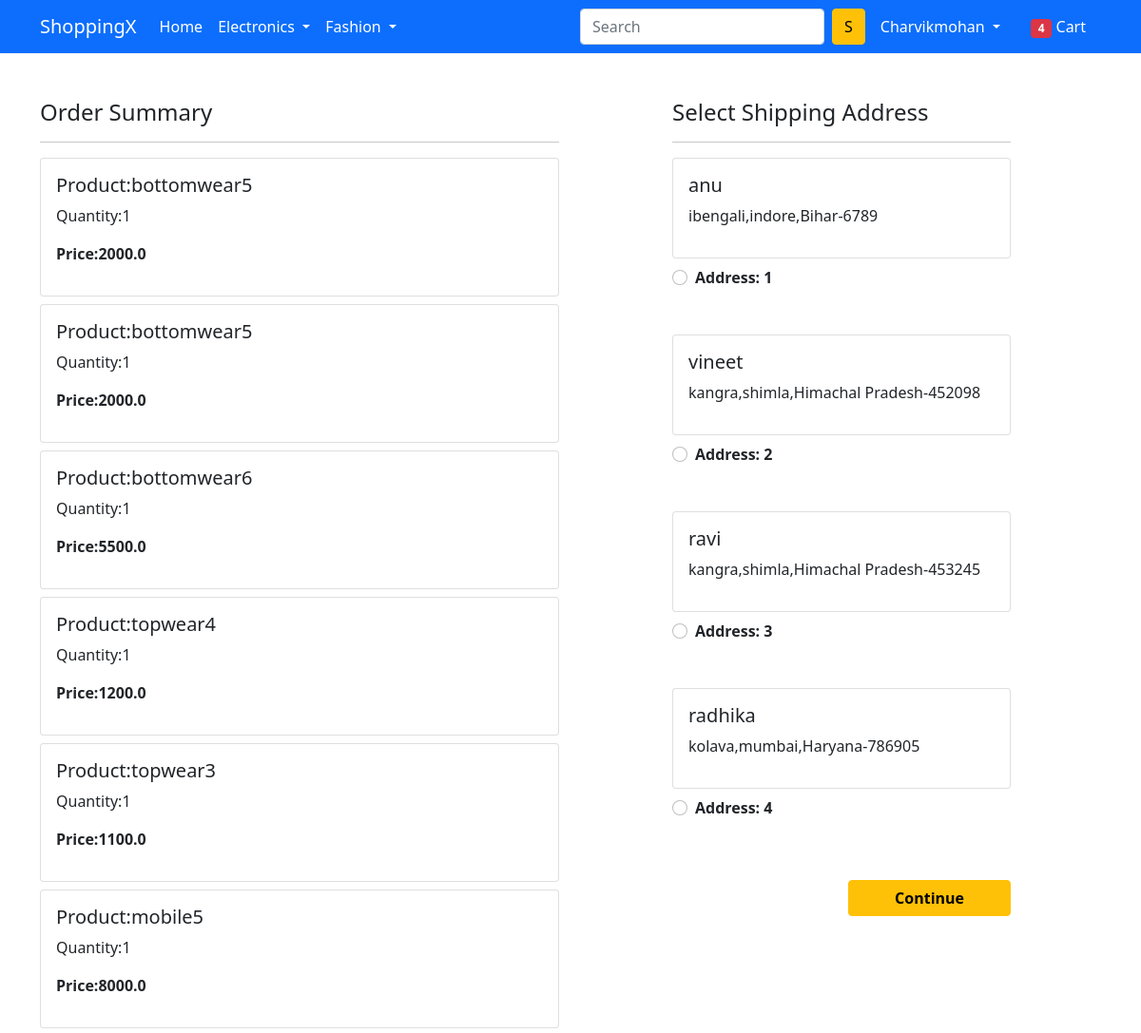
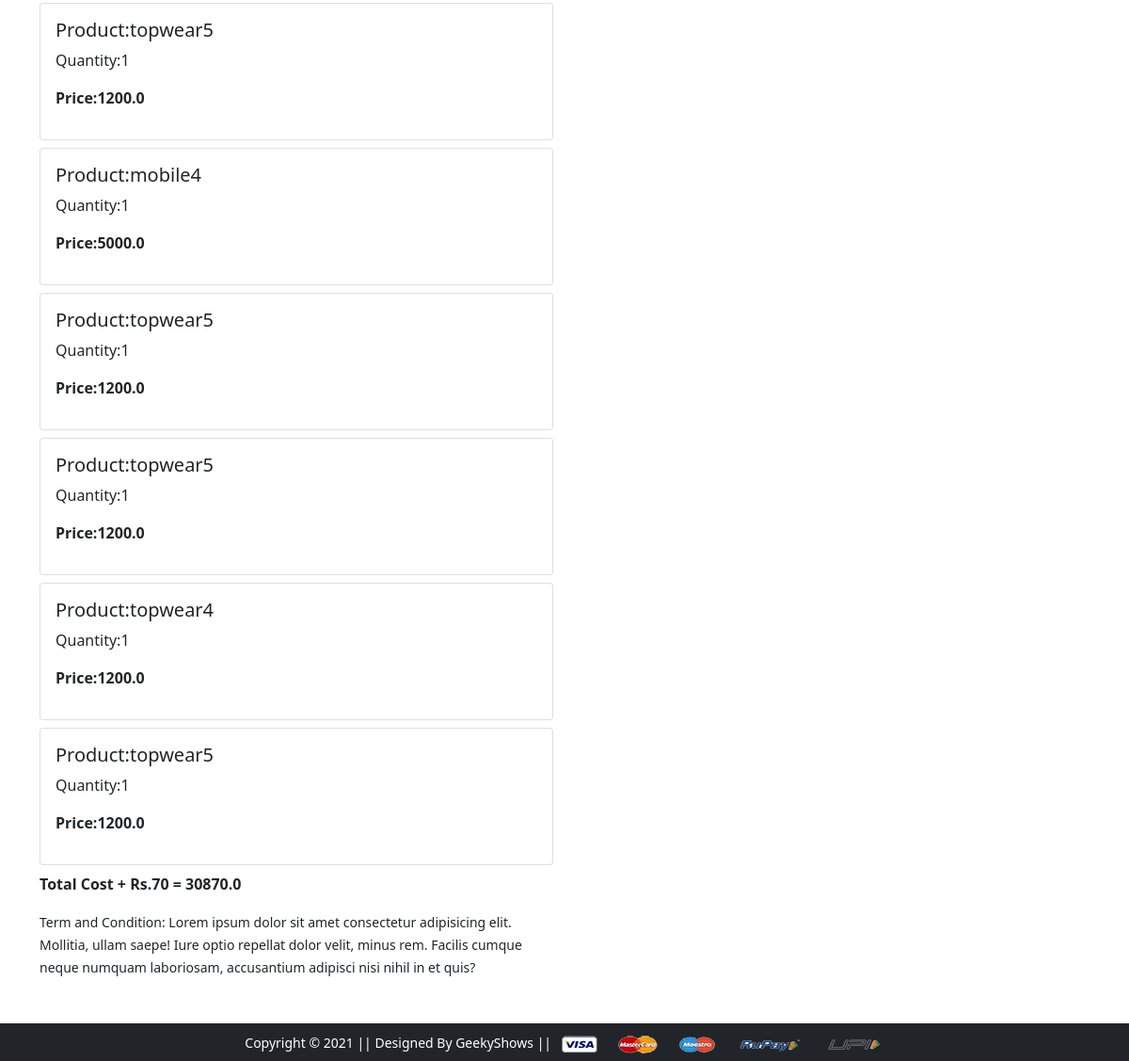
The page /checkout/ (signed in) on the database its author committed (2 pictures, top to bottom).
### app/models.py (models this page shows, shortened)
class Cart(models.Model):
    user = models.ForeignKey(User,on_delete=models.CASCADE)
    product = models.ForeignKey(Product,on_delete=models.CASCADE)
    quantity = models.PositiveIntegerField(default = 1)
    @property
    def total_cost(self):
      return self.quantity*self.product.discounted_price

class Product(models.Model):
    title = models.CharField(max_length=100)
    selling_price = models.FloatField()
    discounted_price = models.FloatField()
    description = models.TextField()
    brand = models.CharField(max_length=100)
    category = models.CharField(choices=CATEGORY_CHOICES,max_length=2)
    product_image = models.ImageField(upload_to='productimg')

class Customer(models.Model):
    user = models.ForeignKey(User,on_delete=models.CASCADE)
    name = models.CharField(max_length=200)
    locality = models.CharField(max_length=200)
    city = models.CharField(max_length=50)
    zipcode = models.IntegerField()
    state = models.CharField(choices=STATE_CHOICES,max_length=50)

### app/views.py (the view)
# urls.py: path('checkout/', views.checkout, name='checkout'),
@login_required
def checkout(request):
 user = request.user
 add = Customer.objects.filter(user=user)
 cart_items = Cart.objects.filter(user=user)
 amount = 0.0
 shipping_amount = 70.0
 totalamount   =  0.0
 cart_product = [p for p in Cart.objects.all() if p.user == request.user]
 if cart_product:
   for p in cart_product:
       tempamount = (p.quantity * p.product.discounted_price)
       amount += tempamount
   totalamount = amount+shipping_amount
 return render(request, 'app/checkout.html',{'add':add,'totalamount':totalamount,'cart_items':cart_items})

### app/templates/app/checkout.html (shortened to what this page needs)
{% extends 'app/base.html' %}
{% load static %}
{% block main-content %}
<div class="container">
  <div class="row mt-5">
  <div class="col-sm-6">
    <h4>Order Summary</h4>
    <hr>
    {% for item in cart_items %}
      <div class="card mb-2">
        <div class="card-body">
          <h5>Product:{{item.product.title}}</h5>
          <p>Quantity:{{item.quantity}}</p>
          <p class="fw-bold">Price:{{item.total_cost}}</p>
        </div>
      </div>
    {% endfor %}
    <p class = "fw-bold">Total Cost + Rs.70 = {{totalamount}}</p>
    <small>Term and Condition: Lorem ipsum dolor sit amet consectetur adipisicing elit. Mollitia, ullam saepe! Iure optio repellat dolor velit, minus rem. Facilis cumque neque numquam laboriosam, accusantium adipisci nisi nihil in et quis?</small>
  </div>
  <div class="col-sm-4 offset-sm-1">
    <h4>Select Shipping Address</h4>
     <hr>
    <form action="/paymentdone">
    {% for ad in add %}
      <div class="card">
        <div class="card-body">
        <h5>{{ad.name}}</h5>
        <p>{{ad.locality}},{{ad.city}},{{ad.state}}-{{ad.zipcode}}</p>
        </div>
      </div>
        <div class="form-check mt-2 mb-5">
          <input class="form-check-input" type="radio"name="custid" id= "custadd{{forloop.counter}}" value="{{ad.id}}">
          <label class="form-check-label fw-bold" for="custadd{{forloop.counter}}">
            Address: {{forloop.counter}} </label>
        </div>
        {% endfor %}
        <div class="text-end">
          <button type="submit" class="btn btn-warning mt-3 px-5 fw-bold">Continue</button>
        </div>
      </form>
    </div>
  </div>
</div>
{% endblock main-content %}

### app/templates/app/base.html (shortened to what this page needs)
<!doctype html>
{% load static %}
<html lang="en">
  <head>
    <link href="https://cdn.jsdelivr.net/npm/bootstrap@5.0.0-beta1/dist/css/bootstrap.min.css" rel="stylesheet">
    <link rel="stylesheet" href="{% static 'app/css/owl.carousel.min.css' %}">
    <link rel="stylesheet" href="{% static 'app/css/all.min.css' %}">
    <link rel="stylesheet" href="{% static 'app/css/style.css' %}">
  </head>
  <body>
    <nav class="navbar navbar-expand-lg navbar-dark bg-primary">
     <div class="container">
       <a class="navbar-brand" href="/">ShoppingX</a>
       <div class="collapse navbar-collapse" id="navbarSupportedContent">
         <ul class="navbar-nav me-auto mb-2 mb-lg-0">
           <li class="nav-item">
             <a class="nav-link active" aria-current="page" href="/">Home</a>
           </li>
           <li class="nav-item dropdown">
             <a class="nav-link dropdown-toggle text-white" href="#" id="electronicsDropdown" role="button" data-bs-toggle="dropdown" aria-expanded="false">
               Electronics
             </a>
           </li>
           <li class="nav-item dropdown">
             <a class="nav-link dropdown-toggle text-white" href="#" id="fashionDropdown" role="button" data-bs-toggle="dropdown" aria-expanded="false">
               Fashion
             </a>
           </li>
         </ul>
         <form class="d-flex">
           <input class="form-control me-2" type="search" placeholder="Search" aria-label="Search">
           <button class="btn btn-warning" type="submit">S</button>
         </form>
         <div>
          <ul class="navbar-nav me-auto mb-2 mb-lg-0">
          {% if request.user.is_authenticated %}
           <li class="nav-item dropdown mx-2">
              <a class="nav-link dropdown-toggle text-white" href="#" id="profileDropdown" role="button" data-bs-toggle="dropdown" aria-expanded="false">
              {{request.user.username|capfirst}}
              </a>
            </li>
            <li class="nav-item mx-2">
             <a href="{% url 'showcart' %}" class="nav-link text-white"><span class="badge bg-danger">4</span> Cart </a>
            </li>
          {% endif %}
          </ul>
         </div>
       </div>
     </div>
    </nav>
    {% block main-content %} {% endblock main-content %}
    <footer class="container-fluid bg-dark text-center p-2 mt-5">
        <small class="text-white">Copyright &copy; 2021 || Designed By GeekyShows || </small>
        <img src="{% static 'app/images/payment.png' %}" alt="" srcset="" class="img-fluid" height="2px">
    </footer>
  </body>
</html>

### rows shown on the page
Cart: product "bottomwear5", quantity "1", total_cost "2000.0"
Cart: product "bottomwear5", quantity "1", total_cost "2000.0"
Cart: product "bottomwear6", quantity "1", total_cost "5500.0"
Cart: product "topwear4", quantity "1", total_cost "1200.0"
Cart: product "topwear3", quantity "1", total_cost "1100.0"
Cart: product "mobile5", quantity "1", total_cost "8000.0"
Cart: product "topwear5", quantity "1", total_cost "1200.0"
Cart: product "mobile4", quantity "1", total_cost "5000.0"
Cart: product "topwear5", quantity "1", total_cost "1200.0"
Cart: product "topwear5", quantity "1", total_cost "1200.0"
Cart: product "topwear4", quantity "1", total_cost "1200.0"
Cart: product "topwear5", quantity "1", total_cost "1200.0"
Customer: name "anu", locality "ibengali", city "indore", state "Bihar", zipcode "6789"
Customer: name "vineet", locality "kangra", city "shimla", state "Himachal Pradesh", zipcode "452098"
Customer: name "ravi", locality "kangra", city "shimla", state "Himachal Pradesh", zipcode "453245"
Customer: name "radhika", locality "kolava", city "mumbai", state "Haryana", zipcode "786905"

### other values the page prints
{{ request.user.username|capfirst }} "Charvikmohan"
{{ totalamount }} "30870.0"
